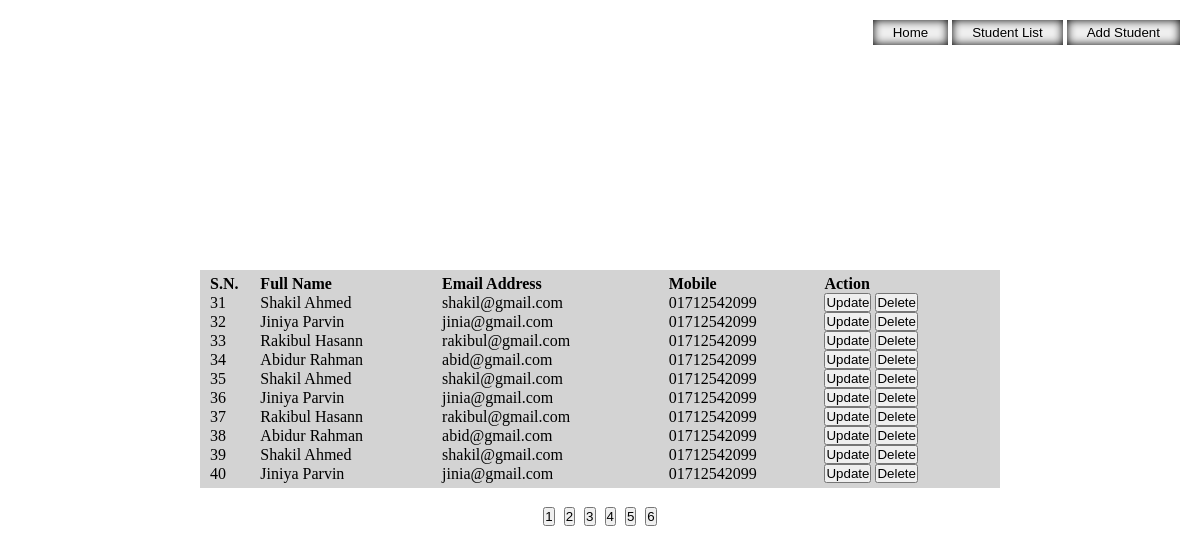
Screenshot of /studentlist.php?page=4 with the database file from the repository.
### tables this page shows
CREATE TABLE `crud` (
  `id` int(11) NOT NULL,
  `name` varchar(100) NOT NULL,
  `email` varchar(100) NOT NULL,
  `phone` varchar(25) NOT NULL
);

### studentlist.php (the view)
<?php
include("header.php");
$page_no = (isset($_GET["page"])) ? $_GET["page"] : header("location: studentlist.php?page=1");
$select_query = "SELECT * FROM crud";
$select = $conn->query($select_query);
$total_record = $select->num_rows;
$result_per_page = 10;
$total_page = ceil($total_record / $result_per_page);
$start_point = ($page_no - 1) * $result_per_page;
$read_query = "SELECT * FROM crud LIMIT $start_point, $result_per_page";
$read = $conn->query($read_query);
?>
<div class="wm">
    <?php if ($total_record > 0) { ?>
        <table cellspacing="0">
            <tr>
                <th>S.N.</th>
                <th>Full Name</th>
                <th>Email Address</th>
                <th>Mobile</th>
                <th>Action</th>
            </tr>
            <?php $x = ($start_point + 1);
            foreach ($read as $data) { ?>
                <tr>
                    <td><?= $x; ?></td>
                    <td><?= $data['name'] ?></td>
                    <td><?= $data['email'] ?></td>
                    <td><?= $data['phone'] ?></td>
                    <td>
                        <a href="update.php?id=<?= $data['id']; ?>"><button>Update</button></a>
                        <a href="delete.php?id=<?= $data['id']; ?>" onclick="return confirm('Do you want to delete the student info?')"><button>Delete</button></a>
                    </td>
                </tr>
            <?php $x++;
            } ?>
        </table>
        <div>
            <?php
            if ($total_page > 5 && $page_no > 5 && ($total_page - 5) >= $page_no) {
                $j = $page_no - 3;
            } elseif ($total_page > 5 && $page_no > 5 && ($total_page - 5) < $page_no) {
                $j = $total_page - 5;
            } else {
                $j = 1;
            }
            $k = (($j + 5) <= $total_page) ? ($j + 5) : $total_page;
            for ($i = $j; $i <= $k; $i++) {
            ?>
                <a href="studentlist.php?page=<?= $i; ?>"><button><?= $i; ?></button></a>
            <?php } ?>
        <?php } else { ?>
            No Record Found
        <?php } ?>
        </div>
</div>
<div class="btn">
    <a href="index.php"><button>Home</button></a>
    <a href="studentlist.php"><button>Student List</button></a>
    <a href="addstudent.php"><button>Add Student</button></a>
</div>
<?php
include("footer.php")
?>

### style.css (style rules this page uses)
* { margin: 0; padding: 0; box-sizing: border-box; }
.wm { width: 100%; min-height: 100vh; display: flex; justify-content: center; align-items: center; font-size: 36px; flex-direction: column; }
.wm table { font-size: 16px; width: 800px; background-color: lightgray; padding: 5px 10px; }
table th { text-align: left; }
.btn { position: absolute; top: 20px; right: 20px; }
.btn button { padding: 5px 20px; cursor: pointer; box-shadow: 0 0 10px black inset; border-width: 0; }

### rows the page displays
crud: name "Shakil Ahmed", email "shakil@gmail.com", phone "01712542099"
crud: name "Jiniya Parvin", email "jinia@gmail.com", phone "01712542099"
crud: name "Rakibul Hasann", email "rakibul@gmail.com", phone "01712542099"
crud: name "Abidur Rahman", email "abid@gmail.com", phone "01712542099"
crud: name "Shakil Ahmed", email "shakil@gmail.com", phone "01712542099"
crud: name "Jiniya Parvin", email "jinia@gmail.com", phone "01712542099"
crud: name "Rakibul Hasann", email "rakibul@gmail.com", phone "01712542099"
crud: name "Abidur Rahman", email "abid@gmail.com", phone "01712542099"
crud: name "Shakil Ahmed", email "shakil@gmail.com", phone "01712542099"
crud: name "Jiniya Parvin", email "jinia@gmail.com", phone "01712542099"
